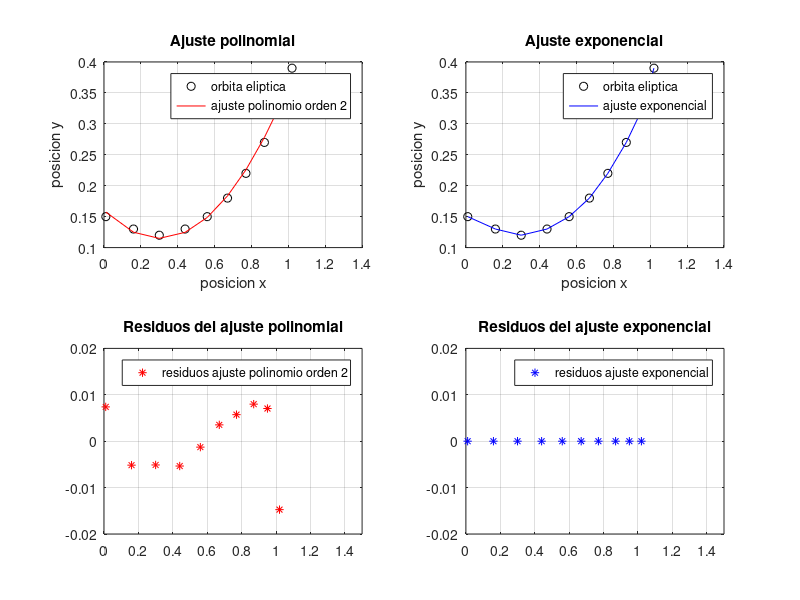
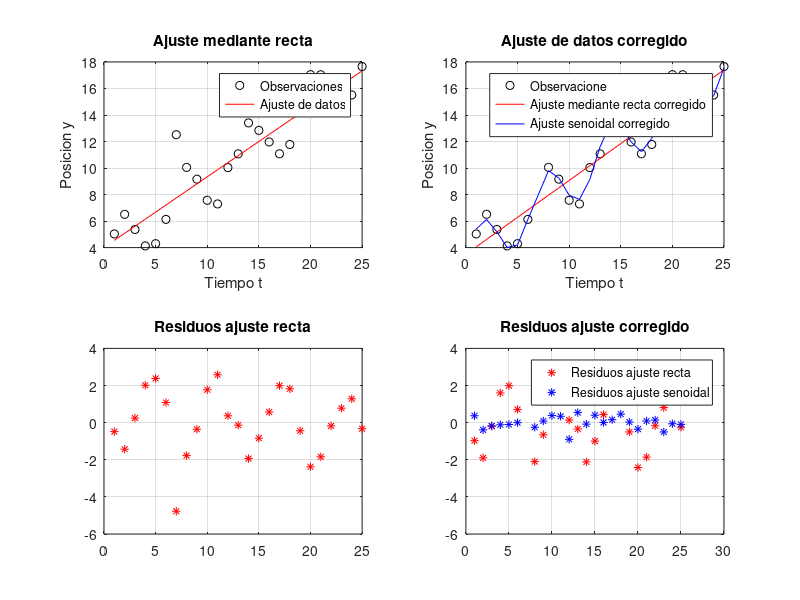

Write MATLAB code to recreate these figures, in order. (Note: this script raises an error after producing the figures.)
%   PRACTICA 2 SOFTWARE MATEMATICO
%   JOS� �NGEL VELASCO 

%   EJERCICIO 1

    clc;
    %clear all;
%   Introduci�n de datos 
    x=[1.02 0.95 0.87 0.77 0.67 0.56 0.44 0.30 0.16 0.01];
    y=[0.39 0.32 0.27 0.22 0.18 0.15 0.13 0.12 0.13 0.15];
    
%   ajuste de datos a un polinomio de orden 2
    coef=polyfit(x,y,2);
    ajustepol=polyval(coef,x);
    residuo=ajustepol-y;
    
%   ajuste exponencial
    X=[ones(size(x)) exp(x) exp(x).*x];
    beta=X\y;
    ajuste2=X*beta;
    residuo2=ajuste2-y;
    
%   representaci�n gr�fica
    figure(1);
    subplot(2,2,1);
    plot(x,y,'ok');
    hold on;
    plot(x,ajustepol,'r');
    xlabel('posicion x');
    ylabel('posicion y');
    legend('orbita eliptica','ajuste polinomio orden 2');
    grid on;
    title('Ajuste polinomial');
    
    subplot(2,2,3);
    plot(x,residuo,'*r');
    legend('residuos ajuste polinomio orden 2');
    grid on;
    axis([0 1.5 -0.02 0.02]); 
    title('Residuos del ajuste polinomial');
    
    subplot(2,2,2);
    plot(x,y,'ok');
    hold on;
    plot(x,ajuste2,'b');
    grid on;
    xlabel('posicion x');
    ylabel('posicion y');
    legend('orbita eliptica','ajuste exponencial');
    title('Ajuste exponencial');
    
    subplot(2,2,4);
    plot(x,residuo2,'*b');
    legend('residuos ajuste exponencial');
    grid on;
    title('Residuos del ajuste exponencial');
    axis([0 1.5 -0.02 0.02]); 
   
%%   EJERCICIO 2

%   Introducci�n de datos
    t=[1:25]';
    y=[5.0291 6.5099 5.3666 4.1272 4.2948 ...
        6.1261 12.5140 10.0502 9.1614 7.5677 ...
        7.2929 10.0357 11.0708 13.4045 12.8415 ... 
        11.9666 11.0765 11.7774 14.5701 17.0440 ... 
        17.0398 15.9069 15.4850 15.5112 17.6572]';
    
%   Ajuste de datos mediante recta
    coef3=polyfit(t,y,1);
    ajuste3=polyval(coef3,t);
    residuo3=ajuste3-y;
    
%   Ajuste de datos mediante recta corregido
    tp=[1:6 8:25]';
    yp=[5.0291 6.5099 5.3666 4.1272 4.2948 ...
        6.1261 10.0502 9.1614 7.5677 ...
        7.2929 10.0357 11.0708 13.4045 12.8415 ... 
        11.9666 11.0765 11.7774 14.5701 17.0440 ... 
        17.0398 15.9069 15.4850 15.5112 17.6572]';
    
    coef4=polyfit(tp,yp,1);
    ajuste4=polyval(coef4,tp);
    residuo4=ajuste4-yp;
    
%   Ajuste de datos senoidal corregido
    X1=[ones(size(tp)) tp sin(tp)];
    beta1=X1\yp;
    ajuste5=X1*beta1;
    residuo5=ajuste5-yp;
    
%   Representaci�n grafica
    figure(2);
    
    subplot(2,2,1);
    plot(t,y,'ok');
    hold on;
    plot(t,ajuste3,'r');
    grid on;
    title('Ajuste mediante recta');
    xlabel('Tiempo t');
    ylabel('Posicion y');
    legend('Observaciones','Ajuste de datos');
    
    subplot(2,2,3);
    plot(t,residuo3,'*r');
    title('Residuos ajuste recta');
    grid on;
    
    subplot(2,2,2);
    plot(tp,yp,'ok');
    hold on;
    plot(tp,ajuste4,'r');%ajuste recta
    plot(tp,ajuste5,'b');%ajuste senoidal
    grid on;
    xlabel('Tiempo t');
    ylabel('Posicion y');
    title('Ajuste de datos corregido');
    legend('Observacione','Ajuste mediante recta corregido','Ajuste senoidal corregido');
    
    subplot(2,2,4);
    plot(tp,residuo4,'*r');
    title('Residuos ajuste corregido');
    grid on;
    axis([0 30 -6 4]);
    hold on;
    plot(tp,residuo5,'*b');
    legend('Residuos ajuste recta','Residuos ajuste senoidal');
    
    %%
    clc
    clear all
    
    % Example
% -------
 x=-2*pi:pi/16:2*pi; 
 y1 = sin(x).*x;

 y2 = cos(x).*x;
 [X,Y]=curveintersect(x,y1,x,y2);
 figure
 plot(x,y1,'k',x,y2,'b',X,Y,'ro')
    

